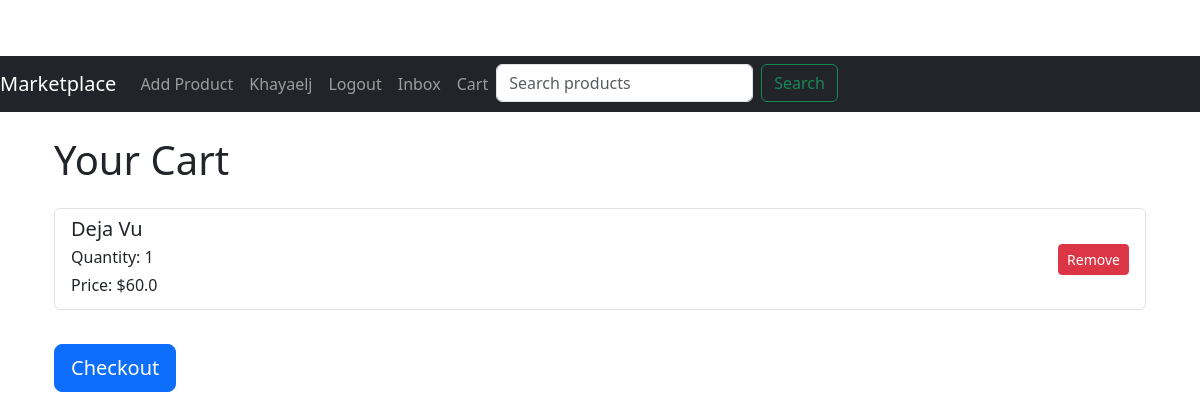
/cart (signed in), run on the app's committed database.
### app/models.py (models this page shows, shortened)
class User(UserMixin, db.Model):
    id = db.Column(db.Integer, primary_key=True)
    username = db.Column(db.String(64), index=True, unique=True)
    email = db.Column(db.String(120), index=True, unique=True)
    password_hash = db.Column(db.String(128))
    profile_picture = db.Column(db.String(150), nullable=True)
    products = db.relationship('Product', backref='author', lazy='dynamic')
    reviews = db.relationship('Review', backref='author', lazy='dynamic')
    wishlist_entries = db.relationship('Wishlist', backref='user', lazy=True)
    received_messages = db.relationship('Message', foreign_keys='Message.receiver_id', backref='receiver', overlaps="sent_messages,received_messages")
    sent_messages = db.relationship('Message', foreign_keys='Message.sender_id', backref='sender', overlaps="received_messages,sent_messages")

class CartItem(db.Model):
    id = db.Column(db.Integer, primary_key=True)
    cart_id = db.Column(db.Integer, db.ForeignKey('cart.id'))
    product_id = db.Column(db.Integer, db.ForeignKey('product.id'))
    quantity = db.Column(db.Integer, default=1)
    cart = db.relationship('Cart', backref='items')
    product = db.relationship('Product', backref='cart_items')

class Product(db.Model):
    id = db.Column(db.Integer, primary_key=True)
    title = db.Column(db.String(128))
    description = db.Column(db.String(1024))
    price = db.Column(db.Float)
    image = db.Column(db.String(150), nullable=True)
    is_sold = db.Column(db.Boolean, default=False)
    created_at = db.Column(db.DateTime, index=True, default=datetime.utcnow)
    user_id = db.Column(db.Integer, db.ForeignKey('user.id'))
    category_id = db.Column(db.Integer, db.ForeignKey('category.id'))
    file_path = db.Column(db.String(150), nullable=True)  # Field for storing file paths
    file_type = db.Column(db.String(50), nullable=True)  # Field to store the type of file (e.g., 'ebook', 'plugin', 'instrumental')
    reviews = db.relationship('Review', backref='product', lazy='dynamic')
    orders = db.relationship('Order', backref='product', lazy='dynamic')

### app/routes.py (the view)
@bp.route('/cart')
@login_required
def cart():
    cart = Cart.query.filter_by(user_id=current_user.id).first()
    if cart:
        items = CartItem.query.filter_by(cart_id=cart.id).all()
    else:
        items = []
    print(f"Cart Items: {items}")
    return render_template('cart.html', cart=cart, items=items)

### app/models.py (called while the page is built)
@login.user_loader
def load_user(id):
    return User.query.get(int(id))

### app/routes.py (called while the page is built)
@bp.before_request
def before_request():
    if current_user.is_authenticated:
        unread_count = Message.query.filter_by(receiver_id=current_user.id, read=False).count()
        current_app.jinja_env.globals['unread_count'] = unread_count

### app/templates/cart.html
{% extends "base.html" %}
{% block content %}
<div class="container">
    <h1 class="my-4">Your Cart</h1>
    {% if items %}
    <div class="list-group">
        {% for item in items %}
        <div class="list-group-item d-flex justify-content-between align-items-center">
            <div>
                <h5 class="mb-1">{{ item.product.title }}</h5>
                <p class="mb-1">Quantity: {{ item.quantity }}</p>
                <p class="mb-1">Price: ${{ item.product.price }}</p>
            </div>
            <form action="{{ url_for('main.remove_from_cart', item_id=item.id) }}" method="post" class="ml-2">
                <button type="submit" class="btn btn-danger btn-sm">Remove</button>
            </form>
        </div>
        {% endfor %}
    </div>
    <form action="{{ url_for('main.checkout') }}" method="post" class="mt-4">
        <button type="submit" class="btn btn-primary btn-lg">Checkout</button>
    </form>
    {% else %}
    <p>Your cart is empty.</p>
    {% endif %}
</div>
{% endblock %}

### app/templates/base.html (shortened to what this page needs)
<!doctype html>
<html lang="en">
<head>
  <link rel="stylesheet" href="{{ url_for('static', filename='css/styles.css') }}">
  <link href="https://cdn.jsdelivr.net/npm/bootstrap@5.3.0/dist/css/bootstrap.min.css" rel="stylesheet">
</head>
<body>
  <nav class="navbar navbar-expand-lg navbar-dark bg-dark">
    <a class="navbar-brand" href="{{ url_for('main.index') }}">Marketplace</a>
    <div class="collapse navbar-collapse" id="navbarNav">
      <ul class="navbar-nav">
        {% if current_user.is_authenticated %}
        <li class="nav-item">
          <a class="nav-link" href="{{ url_for('main.add_product') }}">Add Product</a>
        </li>
        <li class="nav-item">
          <a class="nav-link" href="{{ url_for('main.edit_profile') }}">{{ current_user.username }}</a>
        </li>
        <li class="nav-item">
          <a class="nav-link" href="{{ url_for('main.logout') }}">Logout</a>
        </li>
        <li class="nav-item">
          <a class="nav-link" href="{{ url_for('main.inbox') }}">
            Inbox
          </a>
        </li>
        {% endif %}
        <li class="nav-item">
          <a class="nav-link" href="{{ url_for('main.cart') }}">Cart</a>
        </li>
        <li class="nav-item">
          <form class="d-flex ms-auto" action="{{ url_for('main.search') }}" method="get">
            <input class="form-control me-2" type="search" name="query" placeholder="Search products" aria-label="Search">
            <button class="btn btn-outline-success" type="submit">Search</button>
          </form>
        </li>
      </ul>
    </div>
  </nav>
  <div class="container">
    {% block content %}{% endblock %}
  </div>
</body>
</html>

### app/static/css/styles.css (style rules this page uses)
body { padding-top: 56px; }
.navbar { margin-bottom: 20px; }
.container { max-width: 960px; margin: 0 auto; }
.list-group-item { border: 1px solid #ddd; border-radius: .25rem; padding: 15px; margin-bottom: 10px; }
.btn-sm { font-size: .875rem; padding: .25rem .5rem; border-radius: .2rem; }
.btn { border-radius: .2rem; padding: .5rem 1rem; }
.btn-primary { background-color: #007bff; border-color: #007bff; }
.btn-danger { background-color: #dc3545; border-color: #dc3545; }
.list-group-item h5 { margin-bottom: .5rem; }
.list-group-item p { margin-bottom: .25rem; }

### data on the page
User: username "Khayaelj"
CartItem: product "Deja Vu", quantity "1", product.price "60.0"
